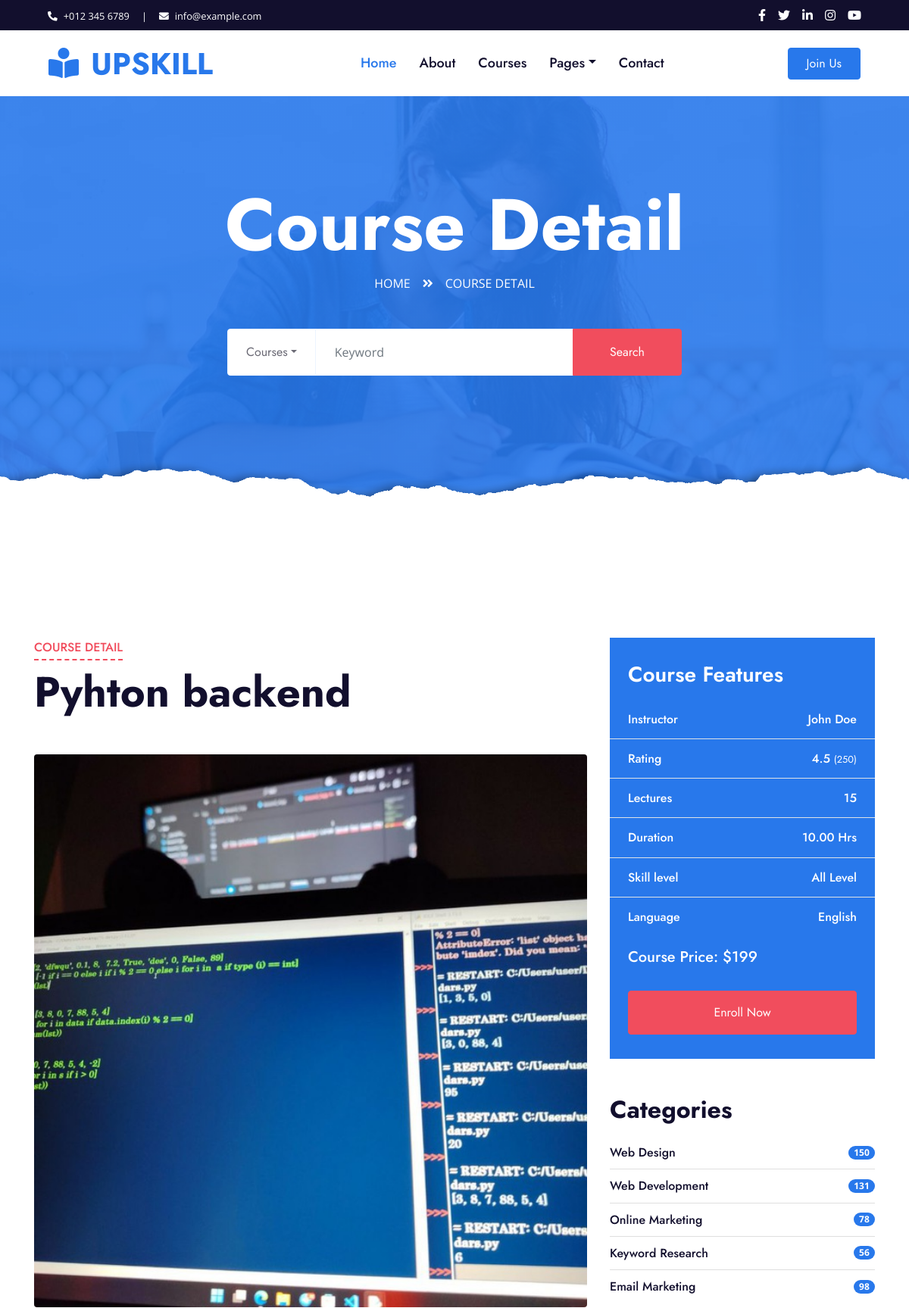
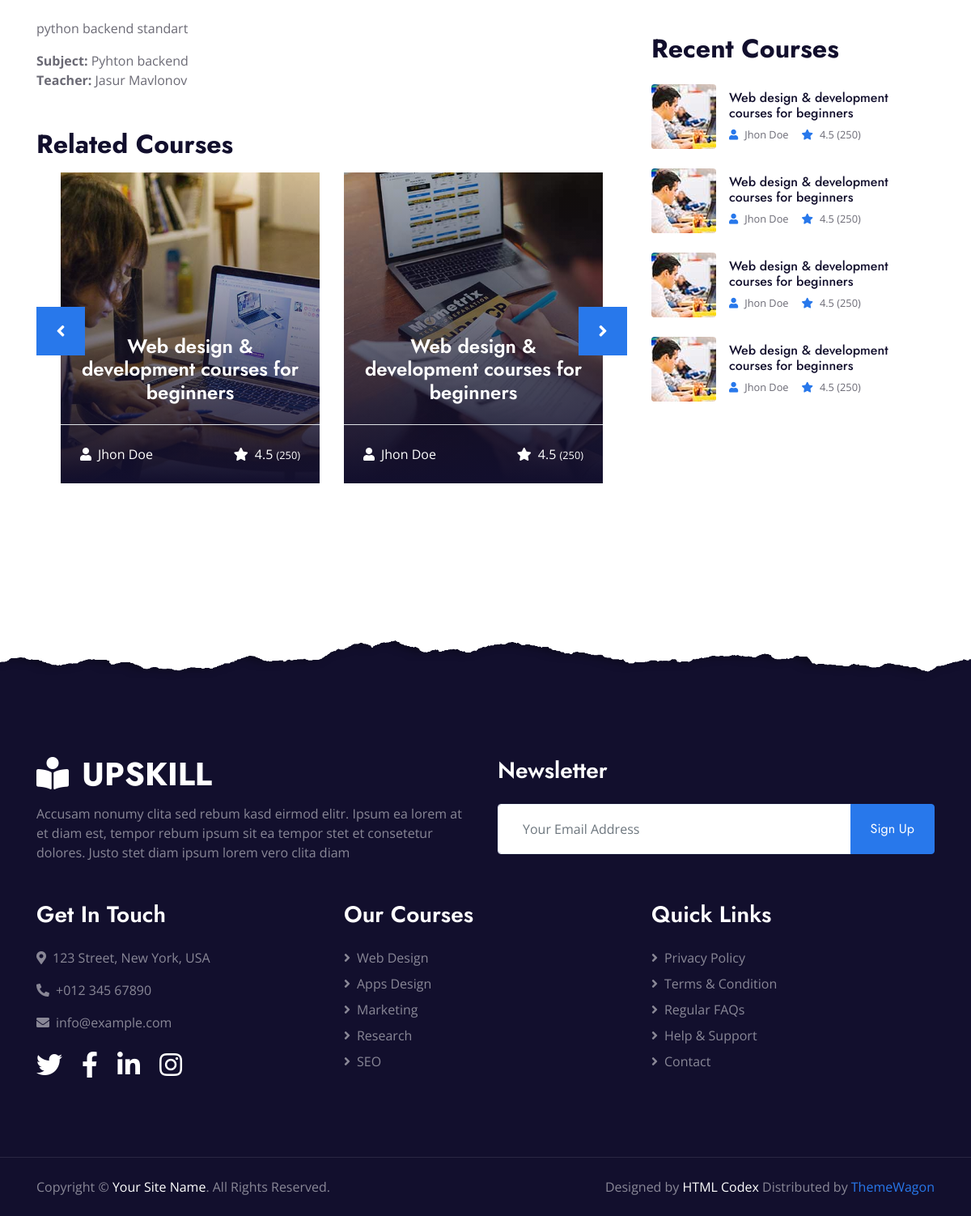
/course/python-backend/, run on the app's committed database (2 pictures, top to bottom).
### app/models.py (models this page shows, shortened)
class Course(models.Model):
    owner = models.ForeignKey(Teacher,related_name='courses',on_delete=models.SET_NULL,null=True)
    subject = models.ForeignKey(Subject,related_name='courses',on_delete=models.CASCADE)
    image = models.ImageField(
        upload_to='courses/',
        null=True,
        blank=True,
        default='courses/courses-1.jpg')
    title = models.CharField(max_length=200)
    slug = models.SlugField(max_length=200,unique=True)
    overview = models.TextField(null=True,blank=True)
    created_at = models.DateTimeField(auto_now_add=True)
    class Meta:
        ordering = ['-created_at']

class Subject(models.Model):
    title = models.CharField(max_length=200)
    slug = models.SlugField(max_length=200,unique=True)
    class Meta:
        ordering = ['title']

class Teacher(models.Model):
    full_name = models.CharField(max_length=255)
    bio = models.TextField(blank=True)
    avatar = models.ImageField(upload_to='instructors/', blank=True, null=True)
    expertise = models.CharField(
        max_length=255,
        help_text="Masalan: Python, Frontend, Data Science"
    )
    experience_years = models.PositiveIntegerField(default=0)
    is_active = models.BooleanField(default=True)
    created_at = models.DateTimeField(auto_now_add=True)
    def __str__(self):
        return self.full_name

### app/views.py (the view)
# urls.py: path("course/<slug:slug>/", CourseDetailView.as_view(), name="course_detail"),
class CourseDetailView(DetailView):
    model = Course
    template_name = "app/detail.html"
    context_object_name = "course"
    slug_field = "slug"
    slug_url_kwarg = "slug"

### app/templates/app/detail.html (shortened to what this page needs)
{% extends 'app/base/base.html' %}
{% load static %}
{% block detail_content %}
    <div class="jumbotron jumbotron-fluid page-header position-relative overlay-bottom" style="margin-bottom: 90px;">
        <div class="container text-center py-5">
            <h1 class="text-white display-1">Course Detail</h1>
            <div class="d-inline-flex text-white mb-5">
                <p class="m-0 text-uppercase"><a class="text-white" href="">Home</a></p>
                <i class="fa fa-angle-double-right pt-1 px-3"></i>
                <p class="m-0 text-uppercase">Course Detail</p>
            </div>
            <div class="mx-auto mb-5" style="width: 100%; max-width: 600px;">
                <div class="input-group">
                    <div class="input-group-prepend">
                        <button class="btn btn-outline-light bg-white text-body px-4 dropdown-toggle" type="button" data-toggle="dropdown"
                            aria-haspopup="true" aria-expanded="false">Courses</button>
                    </div>
                    <input type="text" class="form-control border-light" style="padding: 30px 25px;" placeholder="Keyword">
                    <div class="input-group-append">
                        <button class="btn btn-secondary px-4 px-lg-5">Search</button>
                    </div>
                </div>
            </div>
        </div>
    </div>
    <div class="container-fluid py-5">
        <div class="container py-5">
            <div class="row">
                <div class="col-lg-8">
                    <div class="mb-5">
                        <div class="section-title position-relative mb-5">
                            <h6 class="d-inline-block position-relative text-secondary text-uppercase pb-2">
                                Course Detail
                            </h6>
                            <h1 class="display-4">
                                {{ course.title }}
                            </h1>
                        </div>
                            {% if course.image %}
                                <img class="img-fluid rounded w-100 mb-4"
                                    src="{{ course.image.url }}"
                                    alt="{{ course.title }}">
                            {% else %}
                                <img class="img-fluid rounded w-100 mb-4"
                                    src="{% static 'app/img/header.jpg' %}"
                                    alt="Course image">
                            {% endif %}
                            {% if course.overview %}
                                <p>{{ course.overview }}</p>
                            {% else %}
                                <p>Kurs tavsifi mavjud emas.</p>
                            {% endif %}
                        <p>
                            <strong>Subject:</strong> {{ course.subject.title }} <br>
                            <strong>Teacher:</strong> {{ course.owner }}
                        </p>
                    </div>
                    <h2 class="mb-3">Related Courses</h2>
                    <div class="owl-carousel related-carousel position-relative" style="padding: 0 30px;">
                        <a class="courses-list-item position-relative d-block overflow-hidden mb-2" href="detail.html">
                            <img class="img-fluid" src="img/courses-1.jpg" alt="">
                            <div class="courses-text">
                                <h4 class="text-center text-white px-3">Web design & development courses for
                                    beginners</h4>
                                <div class="border-top w-100 mt-3">
                                    <div class="d-flex justify-content-between p-4">
                                        <span class="text-white"><i class="fa fa-user mr-2"></i>Jhon Doe</span>
                                        <span class="text-white"><i class="fa fa-star mr-2"></i>4.5
                                            <small>(250)</small></span>
                                    </div>
                                </div>
                            </div>
                        </a>
                        <a class="courses-list-item position-relative d-block overflow-hidden mb-2" href="detail.html">
                            <img class="img-fluid" src="img/courses-2.jpg" alt="">
                            <div class="courses-text">
                                <h4 class="text-center text-white px-3">Web design & development courses for
                                    beginners</h4>
                                <div class="border-top w-100 mt-3">
                                    <div class="d-flex justify-content-between p-4">
                                        <span class="text-white"><i class="fa fa-user mr-2"></i>Jhon Doe</span>
                                        <span class="text-white"><i class="fa fa-star mr-2"></i>4.5
                                            <small>(250)</small></span>
                                    </div>
                                </div>
                            </div>
                        </a>
                    </div>
               </div>
                <div class="col-lg-4 mt-5 mt-lg-0">
                    <div class="bg-primary mb-5 py-3">
                        <h3 class="text-white py-3 px-4 m-0">Course Features</h3>
                        <div class="d-flex justify-content-between border-bottom px-4">
                            <h6 class="text-white my-3">Instructor</h6>
                            <h6 class="text-white my-3">John Doe</h6>
                        </div>
                        <div class="d-flex justify-content-between border-bottom px-4">
                            <h6 class="text-white my-3">Rating</h6>
                            <h6 class="text-white my-3">4.5 <small>(250)</small></h6>
                        </div>
                        <div class="d-flex justify-content-between border-bottom px-4">
                            <h6 class="text-white my-3">Lectures</h6>
                            <h6 class="text-white my-3">15</h6>
                        </div>
                        <div class="d-flex justify-content-between border-bottom px-4">
                            <h6 class="text-white my-3">Duration</h6>
                            <h6 class="text-white my-3">10.00 Hrs</h6>
                        </div>
                        <div class="d-flex justify-content-between border-bottom px-4">
                            <h6 class="text-white my-3">Skill level</h6>
                            <h6 class="text-white my-3">All Level</h6>
                        </div>
                        <div class="d-flex justify-content-between px-4">
                            <h6 class="text-white my-3">Language</h6>
                            <h6 class="text-white my-3">English</h6>
                        </div>
                        <h5 class="text-white py-3 px-4 m-0">Course Price: $199</h5>
                        <div class="py-3 px-4">
                            <a class="btn btn-block btn-secondary py-3 px-5" href="">Enroll Now</a>
                        </div>
                    </div>
                    <div class="mb-5">
                        <h2 class="mb-3">Categories</h2>
                        <ul class="list-group list-group-flush">
                            <li class="list-group-item d-flex justify-content-between align-items-center px-0">
                                <a href="" class="text-decoration-none h6 m-0">Web Design</a>
                                <span class="badge badge-primary badge-pill">150</span>
                            </li>
                            <li class="list-group-item d-flex justify-content-between align-items-center px-0">
                                <a href="" class="text-decoration-none h6 m-0">Web Development</a>
                                <span class="badge badge-primary badge-pill">131</span>
                            </li>
                            <li class="list-group-item d-flex justify-content-between align-items-center px-0">
                                <a href="" class="text-decoration-none h6 m-0">Online Marketing</a>
                                <span class="badge badge-primary badge-pill">78</span>
                            </li>
                            <li class="list-group-item d-flex justify-content-between align-items-center px-0">
                                <a href="" class="text-decoration-none h6 m-0">Keyword Research</a>
                                <span class="badge badge-primary badge-pill">56</span>
                            </li>
                            <li class="list-group-item d-flex justify-content-between align-items-center px-0">
                                <a href="" class="text-decoration-none h6 m-0">Email Marketing</a>
                                <span class="badge badge-primary badge-pill">98</span>
                            </li>
                        </ul>
                    </div>
                    <div class="mb-5">
                        <h2 class="mb-4">Recent Courses</h2>
                        <a class="d-flex align-items-center text-decoration-none mb-4" href="">
                            <img class="img-fluid rounded" src="img/courses-80x80.jpg" alt="">
                            <div class="pl-3">
                                <h6>Web design & development courses for beginners</h6>
                                <div class="d-flex">
                                    <small class="text-body mr-3"><i class="fa fa-user text-primary mr-2"></i>Jhon Doe</small>
                                    <small class="text-body"><i class="fa fa-star text-primary mr-2"></i>4.5 (250)</small>
                                </div>
                            </div>
                        </a>
                        <a class="d-flex align-items-center text-decoration-none mb-4" href="">
                            <img class="img-fluid rounded" src="img/courses-80x80.jpg" alt="">
                            <div class="pl-3">
                                <h6>Web design & development courses for beginners</h6>
                                <div class="d-flex">
                                    <small class="text-body mr-3"><i class="fa fa-user text-primary mr-2"></i>Jhon Doe</small>
                                    <small class="text-body"><i class="fa fa-star text-primary mr-2"></i>4.5 (250)</small>
                                </div>
                            </div>
                        </a>
                        <a class="d-flex align-items-center text-decoration-none mb-4" href="">
                            <img class="img-fluid rounded" src="img/courses-80x80.jpg" alt="">
                            <div class="pl-3">
                                <h6>Web design & development courses for beginners</h6>
                                <div class="d-flex">
                                    <small class="text-body mr-3"><i class="fa fa-user text-primary mr-2"></i>Jhon Doe</small>
                                    <small class="text-body"><i class="fa fa-star text-primary mr-2"></i>4.5 (250)</small>
                                </div>
                            </div>
                        </a>
                        <a class="d-flex align-items-center text-decoration-none" href="">
                            <img class="img-fluid rounded" src="img/courses-80x80.jpg" alt="">
                            <div class="pl-3">
                                <h6>Web design & development courses for beginners</h6>
                                <div class="d-flex">
                                    <small class="text-body mr-3"><i class="fa fa-user text-primary mr-2"></i>Jhon Doe</small>
                                    <small class="text-body"><i class="fa fa-star text-primary mr-2"></i>4.5 (250)</small>
                                </div>
                            </div>
                        </a>
                    </div>
                </div>
            </div>
        </div>
    </div>
{% endblock %}

### data on the page
Course: title "Pyhton backend", image (picture), overview "python backend standart", subject "Pyhton backend", owner "Jasur Mavlonov"
